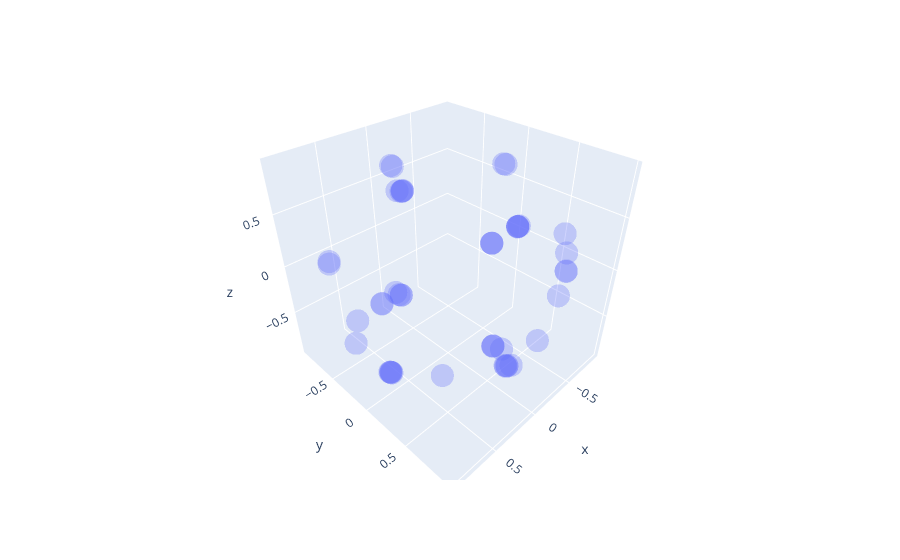

The code cell stored with this chart in its notebook:
### Code cell
import plotly.express as px
fig = px.scatter_3d(x=b[:,0].tolist(), y=b[:,1].tolist(), z=b[:,2].tolist(), opacity=0.3)
fig.show()
fig.write_html('/home/wilson/b.html')
